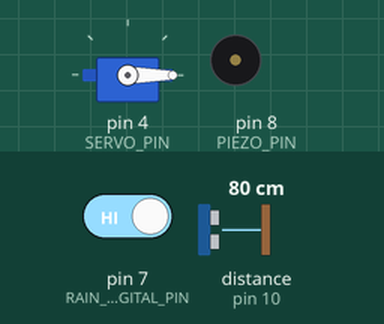
A sketch run on a simulated Arduino Uno, built with avr-gcc and run on an emulated ATmega328P. On the bench: servo, buzzer (waves = sounding). Wiring (inferred from the names in the program): ultrasonic range finder: trigger pin 9; echo pin 10. Inputs (shaded band) come from the test bench; at power-on: pin 7 (RAIN_SENSOR_DIGITAL_PIN) HIGH, distance to the obstacle (sensor on pin 10) 80 cm. The echo pulse lasts 58.3 µs per cm; what the sketch prints to the serial monitor is not drawn.

Above: at 1.3 s.
1.4 s: pin 7 (RAIN_SENSOR_DIGITAL_PIN) driven LOW
At 1.66 s:
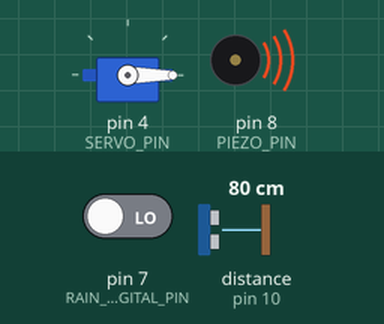
4.4 s: pin 7 (RAIN_SENSOR_DIGITAL_PIN) driven HIGH
At 5.5 s:
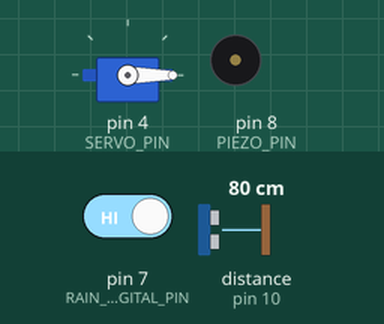
5.9 s: distance to the obstacle (sensor on pin 10) set to 17 cm
7.4 s: distance to the obstacle (sensor on pin 10) set to 13 cm
At 8.2 s:
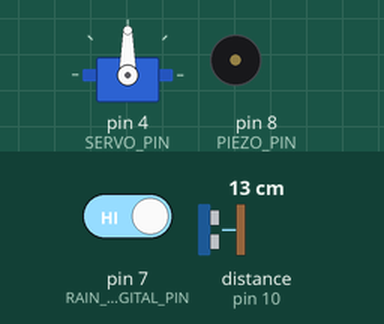
10.4 s: distance to the obstacle (sensor on pin 10) set to 18 cm
At 11.5 s:
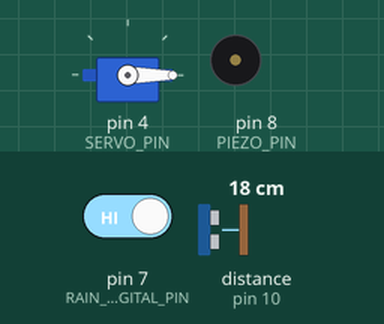
Timing chart, 0 to 12.9 s (numbered marks = the images above; inputs shaded):
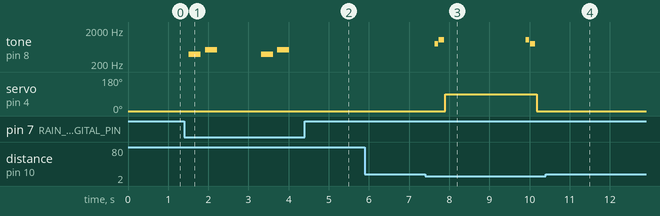

The sketch:

Bin.ino
```cpp
#include <Servo.h>

// ขากำหนด
#define TRIG_PIN 9
#define ECHO_PIN 10
#define PIEZO_PIN 8
#define SERVO_PIN 4
#define RAIN_SENSOR_DIGITAL_PIN 7

Servo myServo;

// โน้ตเพลง
#define NOTE_G4  392
#define NOTE_C5  523
#define NOTE_G5  784
#define NOTE_C6  1047

// เพลงเปิด
int openMelody[] = {NOTE_G5, NOTE_C6};
int openNoteDurations[] = {12, 8};

// เพลงปิด
int closeMelody[] = {NOTE_C6, NOTE_G5};
int closeNoteDurations[] = {12, 8};

// ฟังก์ชันเล่นเพลง
void playMelody(int *melody, int *noteDurations, int notesLength) {
  for (int thisNote = 0; thisNote < notesLength; thisNote++) {
    int noteDuration = 1000 / noteDurations[thisNote];
    tone(PIEZO_PIN, melody[thisNote], noteDuration);
    delay(noteDuration * 1.30);
    noTone(PIEZO_PIN);
  }
}

#define playOpenMelody() playMelody(openMelody, openNoteDurations, 2)
#define playCloseMelody() playMelody(closeMelody, closeNoteDurations, 2)

// เพลงเตือนฝน
void playRainWarning() {
  tone(PIEZO_PIN, NOTE_G4, 300);
  delay(400);
  tone(PIEZO_PIN, NOTE_C5, 300);
  delay(400);
  noTone(PIEZO_PIN);
}

void setup() {
  pinMode(TRIG_PIN, OUTPUT);
  pinMode(ECHO_PIN, INPUT);
  pinMode(PIEZO_PIN, OUTPUT);
  pinMode(RAIN_SENSOR_DIGITAL_PIN, INPUT);
  myServo.attach(SERVO_PIN);
  myServo.write(0);  // เริ่มต้นที่มุม 0 องศา
  Serial.begin(9600);
}

void loop() {
  // ตรวจจับฝนจากขา Digital
  int rainDetected = digitalRead(RAIN_SENSOR_DIGITAL_PIN); // LOW = ฝนตก
  if (rainDetected == LOW) {
    Serial.println("ฝนตก: งดทำงาน");
    playRainWarning();
    delay(1000);
    return; // ข้ามการทำงาน servo
  }

  // ตรวจจับระยะ Ultrasonic
  long duration;
  float distance;

  digitalWrite(TRIG_PIN, LOW);
  delayMicroseconds(2);
  digitalWrite(TRIG_PIN, HIGH);
  delayMicroseconds(10);
  digitalWrite(TRIG_PIN, LOW);

  duration = pulseIn(ECHO_PIN, HIGH);
  distance = duration * 0.034 / 2;

  Serial.print("ระยะ: ");
  Serial.print(distance);
  Serial.println(" cm");

  // ถ้าเข้าใกล้ ≤ 15 cm
  if (distance <= 15.0) {
    playOpenMelody();
    myServo.write(90); // เปิด
    delay(2000);       // ค้างไว้ 2 วินาที
    playCloseMelody();
    myServo.write(0);  // ปิด
  }

  delay(500);
}
```

Measured:
- the behaviour switches between 16 and 15 cm on distance to the obstacle (sensor on pin 10) (found by bisection; images 2 and 3)
- after the input at 1.4 s, tone on pin 8 (PIEZO_PIN): plays 392 Hz for 0.30 s, 523 Hz for 0.30 s, 392 Hz for 0.30 s, 523 Hz for 0.30 s, starting after 0.12 s
- after the input at 4.4 s, tone on pin 8 (PIEZO_PIN): stays silent (without the input it goes to 392 Hz after 0.72 s)
- after the input at 5.9 s, every drawn part: stays the same
- after the input at 7.4 s, tone on pin 8 (PIEZO_PIN): plays 784 Hz for 0.08 s, 1047 Hz for 0.13 s, 1047 Hz for 0.08 s, 784 Hz for 0.13 s, starting after 0.24 s; servo on pin 4 (SERVO_PIN): 0° → 90° after 0.51 s, → 0° 2.3 s later
- after the input at 10.4 s, tone on pin 8 (PIEZO_PIN): stays silent (without the input it goes to 784 Hz after 0.28 s); servo on pin 4 (SERVO_PIN): stays 0° (without the input it goes to 90° after 0.55 s)
